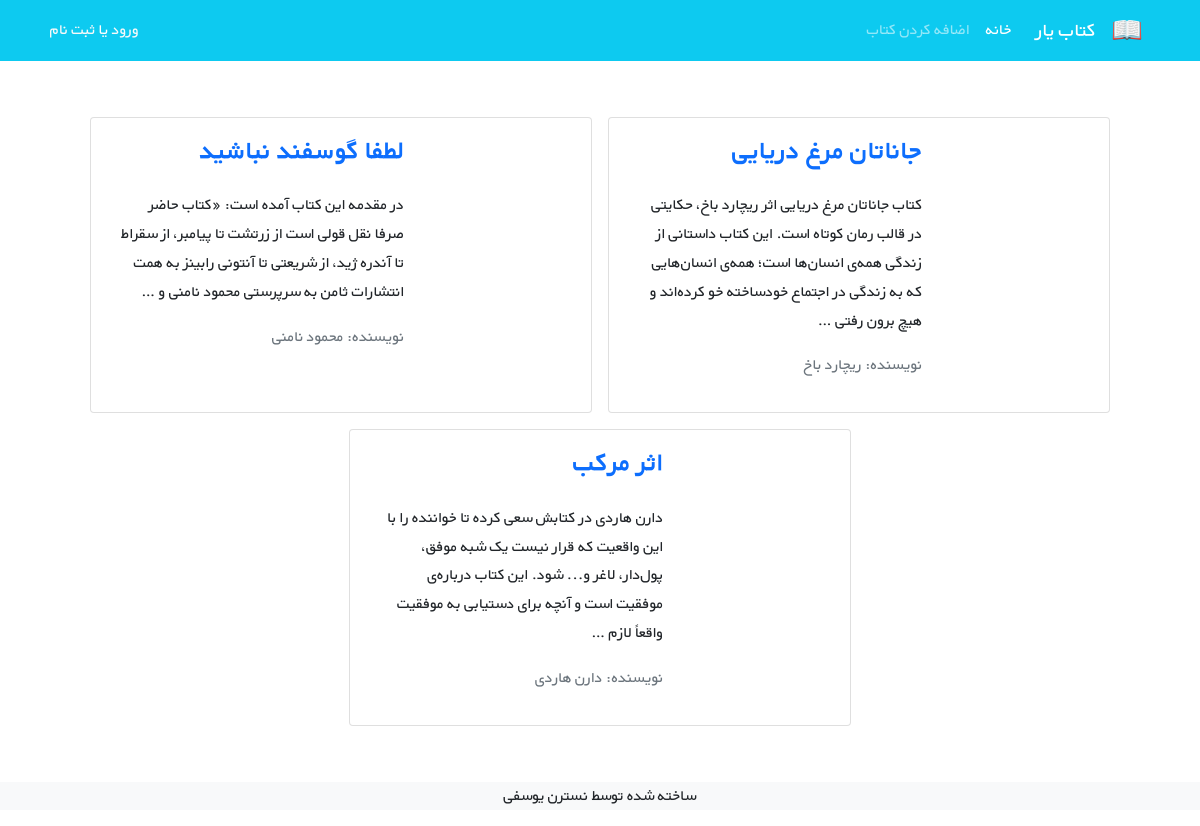
/books/, run on an earlier commit of the app's database.
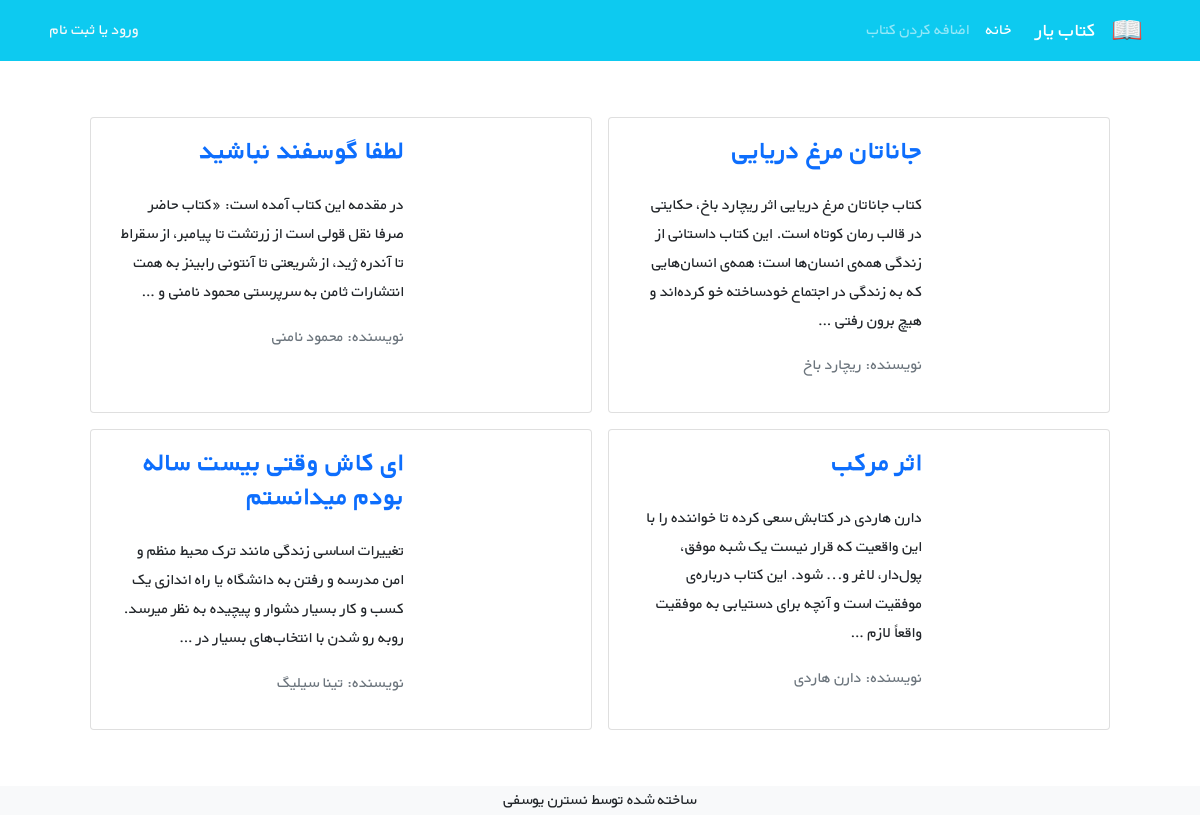
And on a later commit of the database.
### books/models.py (models this page shows, shortened)
class Book(models.Model):
    title = models.CharField(max_length=200)
    author = models.CharField(max_length=200)
    description = models.TextField()
    price = models.DecimalField(max_digits=5, decimal_places=2)
    book_cover = models.ImageField(upload_to='book_covers/', blank=True )
    def get_absolute_url(self):
        return reverse('book_detail', args=[self.id])

### books/views.py (the view)
# urls.py: path('', views.BookListView.as_view(), name='book_list'),
class BookListView(generic.ListView):
    model = Book
    template_name = 'books/book_list.html'
    context_object_name = 'books'

### books/templates/books/book_list.html (shortened to what this page needs)
{% extends '_base.html' %}
{% block content %}
    <div class="container mt-4">
    <div class="row flex-row-reverse justify-content-md-center">
        {% for book in books %}
        <div class="card m-2" style="max-width: 45%">
            <div class="row g-0 h-100" dir="rtl">
                <div class="col-md-4">
                </div>
                <div class="col-md-8 h-100">
                    <div class="d-flex flex-column justify-content-between h-100">
                        <div class="card-body">
                            <a class="text-decoration-none" href="{{ book.get_absolute_url }}"><h3 class="card-title"><strong>{{ book.title |capfirst }}</strong></h3></a>
                            <p class="card-text pt-3">{{ book.description|truncatewords:35 }}</p>
                            <p class="text-muted">نویسنده: {{ book.author }}</p>
                        </div>
                    </div>
                </div>
            </div>
        </div>
        {% endfor %}
    </div>
</div>
{% endblock %}

What changed in the data, as far as the page shows it:
added Book: title "ای کاش وقتی بیست ساله بودم میدانستم", description "تغییرات اساسی زندگی مانند ترک محیط منظم و امن مدرسه و رفتن به دانشگاه یا راه اندازی یک کسب و کار بسیار دشوار و پیچیده به نظر میرسد. روبه رو شدن با انتخاب‌های بسیار در …", author "تینا سیلیگ"
